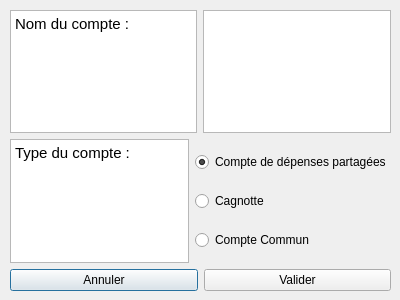
<?xml version="1.0" encoding="UTF-8"?>
<ui version="4.0">
 <class>CreerCompte</class>
 <widget class="QDialog" name="CreerCompte">
  <property name="geometry">
   <rect>
    <x>0</x>
    <y>0</y>
    <width>400</width>
    <height>300</height>
   </rect>
  </property>
  <property name="windowTitle">
   <string>Dialog</string>
  </property>
  <widget class="QWidget" name="verticalLayoutWidget">
   <property name="geometry">
    <rect>
     <x>10</x>
     <y>10</y>
     <width>381</width>
     <height>281</height>
    </rect>
   </property>
   <layout class="QVBoxLayout" name="verticalLayout">
    <item>
     <layout class="QHBoxLayout" name="horizontalLayout">
      <item>
       <widget class="QTextBrowser" name="textBrowser">
        <property name="html">
         <string>&lt;!DOCTYPE HTML PUBLIC &quot;-//W3C//DTD HTML 4.0//EN&quot; &quot;http://www.w3.org/TR/REC-html40/strict.dtd&quot;&gt;
&lt;html&gt;&lt;head&gt;&lt;meta name=&quot;qrichtext&quot; content=&quot;1&quot; /&gt;&lt;style type=&quot;text/css&quot;&gt;
p, li { white-space: pre-wrap; }
&lt;/style&gt;&lt;/head&gt;&lt;body style=&quot; font-family:'Ubuntu'; font-size:11pt; font-weight:400; font-style:normal;&quot;&gt;
&lt;p style=&quot; margin-top:0px; margin-bottom:0px; margin-left:0px; margin-right:0px; -qt-block-indent:0; text-indent:0px;&quot;&gt;Nom du compte :&lt;/p&gt;&lt;/body&gt;&lt;/html&gt;</string>
        </property>
       </widget>
      </item>
      <item>
       <widget class="QTextEdit" name="saisie_nom"/>
      </item>
     </layout>
    </item>
    <item>
     <layout class="QHBoxLayout" name="horizontalLayout_2">
      <item>
       <widget class="QTextBrowser" name="textBrowser_2">
        <property name="html">
         <string>&lt;!DOCTYPE HTML PUBLIC &quot;-//W3C//DTD HTML 4.0//EN&quot; &quot;http://www.w3.org/TR/REC-html40/strict.dtd&quot;&gt;
&lt;html&gt;&lt;head&gt;&lt;meta name=&quot;qrichtext&quot; content=&quot;1&quot; /&gt;&lt;style type=&quot;text/css&quot;&gt;
p, li { white-space: pre-wrap; }
&lt;/style&gt;&lt;/head&gt;&lt;body style=&quot; font-family:'Ubuntu'; font-size:11pt; font-weight:400; font-style:normal;&quot;&gt;
&lt;p style=&quot; margin-top:0px; margin-bottom:0px; margin-left:0px; margin-right:0px; -qt-block-indent:0; text-indent:0px;&quot;&gt;Type du compte :&lt;/p&gt;&lt;/body&gt;&lt;/html&gt;</string>
        </property>
       </widget>
      </item>
      <item>
       <layout class="QVBoxLayout" name="verticalLayout_3">
        <item>
         <widget class="QRadioButton" name="depens_part">
          <property name="text">
           <string>Compte de dépenses partagées</string>
          </property>
          <property name="checked">
           <bool>true</bool>
          </property>
         </widget>
        </item>
        <item>
         <widget class="QRadioButton" name="cagnotte">
          <property name="text">
           <string>Cagnotte</string>
          </property>
         </widget>
        </item>
        <item>
         <widget class="QRadioButton" name="compte_co">
          <property name="text">
           <string>Compte Commun</string>
          </property>
         </widget>
        </item>
       </layout>
      </item>
     </layout>
    </item>
    <item>
     <layout class="QHBoxLayout" name="horizontalLayout_3">
      <item>
       <widget class="QPushButton" name="annuler">
        <property name="text">
         <string>Annuler</string>
        </property>
       </widget>
      </item>
      <item>
       <widget class="QPushButton" name="valider">
        <property name="text">
         <string>Valider</string>
        </property>
       </widget>
      </item>
     </layout>
    </item>
   </layout>
  </widget>
 </widget>
 <resources/>
 <connections/>
</ui>
